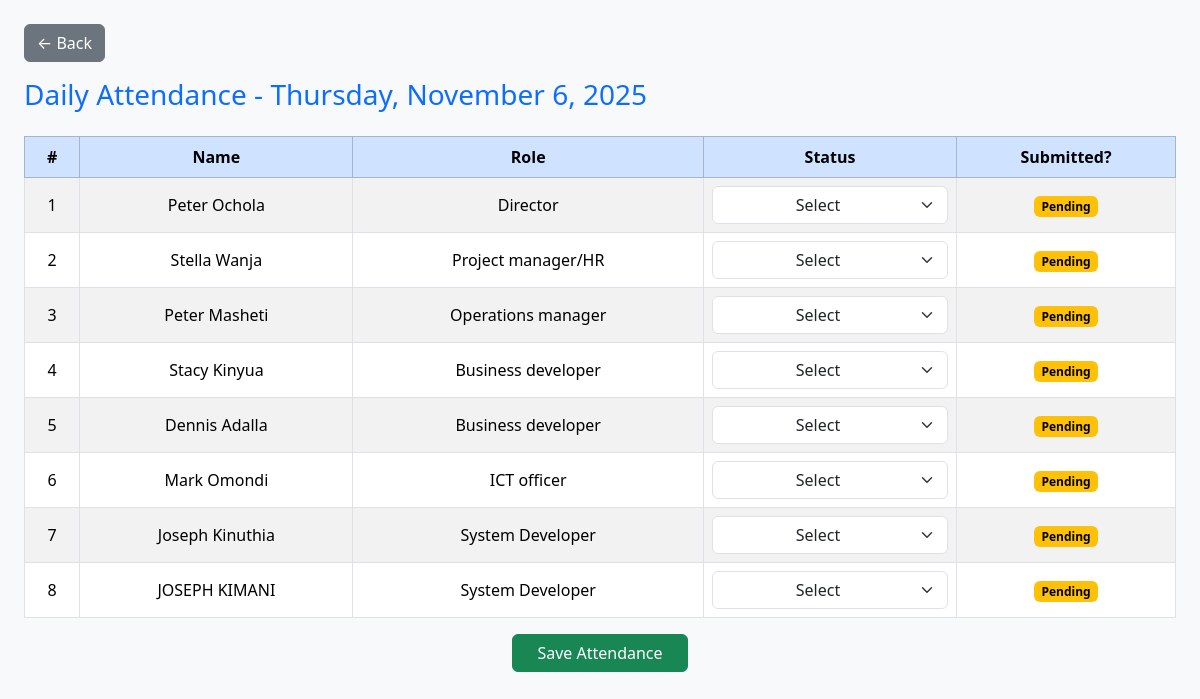
Page /attendance.php (signed in) on the committed database.
### tables this page shows
CREATE TABLE `employees` (
  `id` int(11) NOT NULL,
  `name` varchar(100) NOT NULL,
  `email` varchar(100) DEFAULT NULL,
  `phone` varchar(20) DEFAULT NULL,
  `department` varchar(50) DEFAULT NULL,
  `position` varchar(50) DEFAULT NULL,
  `bank_name` varchar(50) DEFAULT NULL,
  `account_number` varchar(50) DEFAULT NULL,
  `address` varchar(255) DEFAULT NULL,
  `role` varchar(50) DEFAULT NULL,
  `date_joined` date DEFAULT curdate(),
  `progress` text DEFAULT NULL,
  `username` varchar(50) NOT NULL,
  `password` varchar(255) NOT NULL,
  `created_at` timestamp NOT NULL DEFAULT current_timestamp(),
  `salary` decimal(10,2) DEFAULT 0.00
);

### attendance.php (the view, shortened to what this page needs)
<?php
include('db.php');
$employees = $conn->query("SELECT * FROM employees");
$attendanceData = [];
?>
<!DOCTYPE html>
<html lang="en">
<head>
<link href="https://cdn.jsdelivr.net/npm/bootstrap@5.3.3/dist/css/bootstrap.min.css" rel="stylesheet">
</head>
<body class="p-4">
<a href="admin_dashboard.php" class="btn btn-secondary mb-3">← Back</a>
<h3 class="mb-4 text-primary">Daily Attendance - <?= date('l, F j, Y') ?></h3>
<form method="POST">
<table class="table table-bordered table-striped">
<thead class="table-primary text-center">
<tr>
  <th>#</th>
  <th>Name</th>
  <th>Role</th>
  <th>Status</th>
  <th>Submitted?</th>
</tr>
</thead>
<tbody>
<?php
$counter = 1;
while($emp = $employees->fetch_assoc()):
    $empId = $emp['id'];
    $submitted = isset($attendanceData[$empId]);
    $statusValue = $submitted ? $attendanceData[$empId] : '';
?>
<tr class="text-center align-middle">
<td><?= $counter++ ?></td>
<td><?= htmlspecialchars($emp['name']) ?></td>
<td><?= htmlspecialchars($emp['role']) ?></td>
<td>
<?php if ($submitted): ?>
    <input type="text" readonly class="form-control-plaintext text-center" value="<?= htmlspecialchars($statusValue) ?>">
<?php else: ?>
    <select name="status[<?= $empId ?>]" class="form-select text-center">
        <option value="">Select</option>
    </select>
<?php endif; ?>
</td>
<td>
<?php if ($submitted): ?>
    <span class="badge badge-submitted">Submitted</span>
<?php else: ?>
    <span class="badge badge-pending">Pending</span>
<?php endif; ?>
</td>
</tr>
<?php endwhile; ?>
</tbody>
</table>
<div class="text-center">
  <button type="submit" class="btn btn-success px-4"> Save Attendance</button>
</div>
</form>
</body>
</html>

### attendance.php (style rules this page uses)
body { background: #f8f9fa; }
.badge-pending { background-color: #ffc107; color: black; }

### rows in the picture
employees: name "Peter Ochola", role "Director", shows "Pending"
employees: name "Stella Wanja", role "Project manager/HR", shows "Pending"
employees: name "Peter Masheti", role "Operations manager", shows "Pending"
employees: name "Stacy Kinyua", role "Business developer", shows "Pending"
employees: name "Dennis Adalla", role "Business developer", shows "Pending"
employees: name "Mark Omondi", role "ICT officer", shows "Pending"
employees: name "Joseph Kinuthia", role "System Developer", shows "Pending"
employees: name "JOSEPH KIMANI", role "System Developer", shows "Pending"
